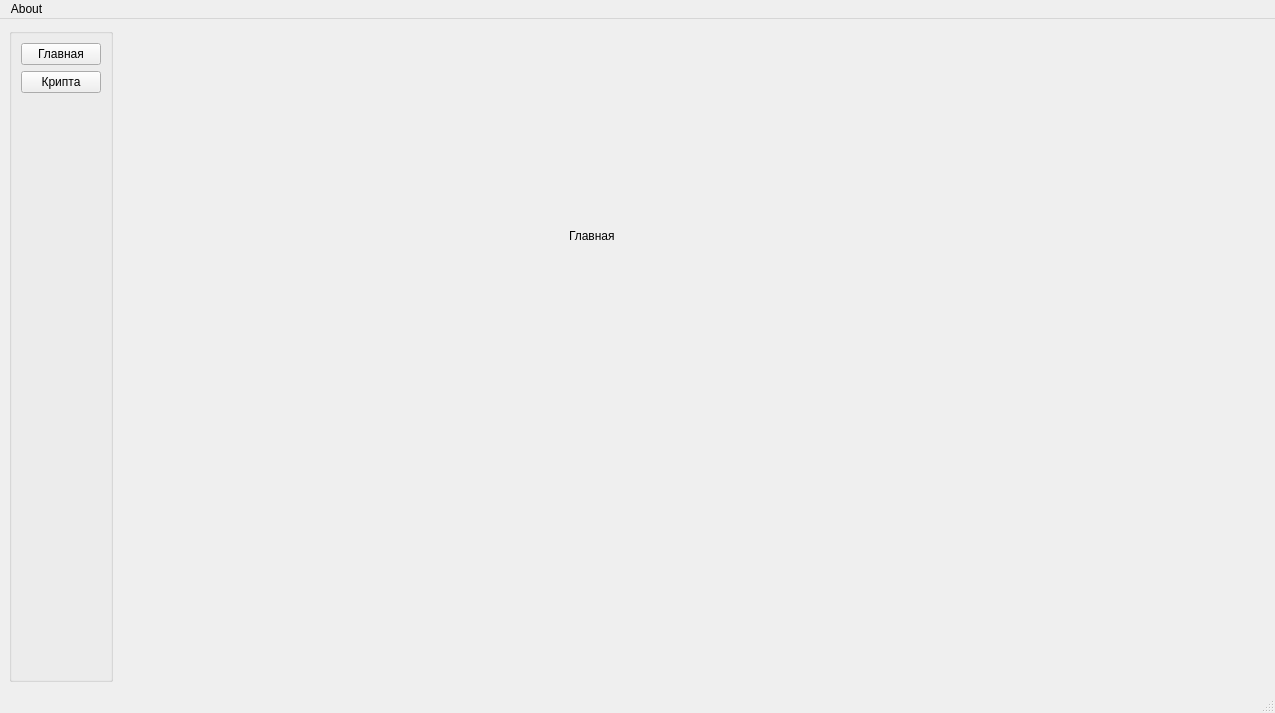
<?xml version="1.0" encoding="UTF-8"?>
<ui version="4.0">
 <class>MajorApplicationWindow</class>
 <widget class="QMainWindow" name="MajorApplicationWindow">
  <property name="geometry">
   <rect>
    <x>0</x>
    <y>0</y>
    <width>1275</width>
    <height>713</height>
   </rect>
  </property>
  <property name="windowTitle">
   <string>MainWindow</string>
  </property>
  <widget class="QWidget" name="centralwidget">
   <layout class="QHBoxLayout" name="horizontalLayout">
    <item>
     <widget class="QGroupBox" name="groupBox">
      <property name="title">
       <string/>
      </property>
      <layout class="QVBoxLayout" name="verticalLayout">
       <property name="spacing">
        <number>6</number>
       </property>
       <property name="leftMargin">
        <number>9</number>
       </property>
       <item>
        <widget class="QPushButton" name="mainWindowPushButton">
         <property name="text">
          <string>Главная</string>
         </property>
        </widget>
       </item>
       <item>
        <widget class="QPushButton" name="cryptoWindowPushButton">
         <property name="text">
          <string>Крипта</string>
         </property>
        </widget>
       </item>
       <item>
        <spacer name="verticalSpacer_2">
         <property name="orientation">
          <enum>Qt::Orientation::Vertical</enum>
         </property>
         <property name="sizeHint" stdset="0">
          <size>
           <width>20</width>
           <height>40</height>
          </size>
         </property>
        </spacer>
       </item>
      </layout>
     </widget>
    </item>
    <item>
     <widget class="QStackedWidget" name="stackedWidget">
      <property name="currentIndex">
       <number>0</number>
      </property>
      <widget class="QWidget" name="main">
       <widget class="QLabel" name="label">
        <property name="geometry">
         <rect>
          <x>450</x>
          <y>200</y>
          <width>49</width>
          <height>16</height>
         </rect>
        </property>
        <property name="text">
         <string>Главная</string>
        </property>
       </widget>
      </widget>
      <widget class="QWidget" name="crypto">
       <widget class="QLabel" name="label_2">
        <property name="geometry">
         <rect>
          <x>470</x>
          <y>220</y>
          <width>49</width>
          <height>16</height>
         </rect>
        </property>
        <property name="text">
         <string>Крипта</string>
        </property>
       </widget>
      </widget>
     </widget>
    </item>
   </layout>
  </widget>
  <widget class="QMenuBar" name="menubar">
   <property name="geometry">
    <rect>
     <x>0</x>
     <y>0</y>
     <width>1275</width>
     <height>21</height>
    </rect>
   </property>
   <widget class="QMenu" name="menu">
    <property name="title">
     <string>About</string>
    </property>
    <addaction name="action"/>
   </widget>
   <addaction name="menu"/>
  </widget>
  <widget class="QStatusBar" name="statusbar"/>
  <action name="action">
   <property name="text">
    <string>Информация</string>
   </property>
  </action>
 </widget>
 <resources/>
 <connections/>
</ui>
